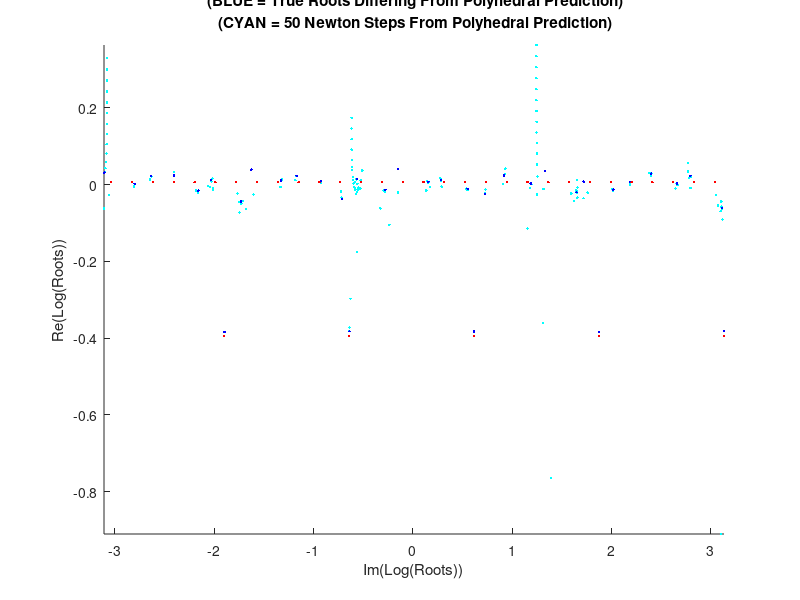
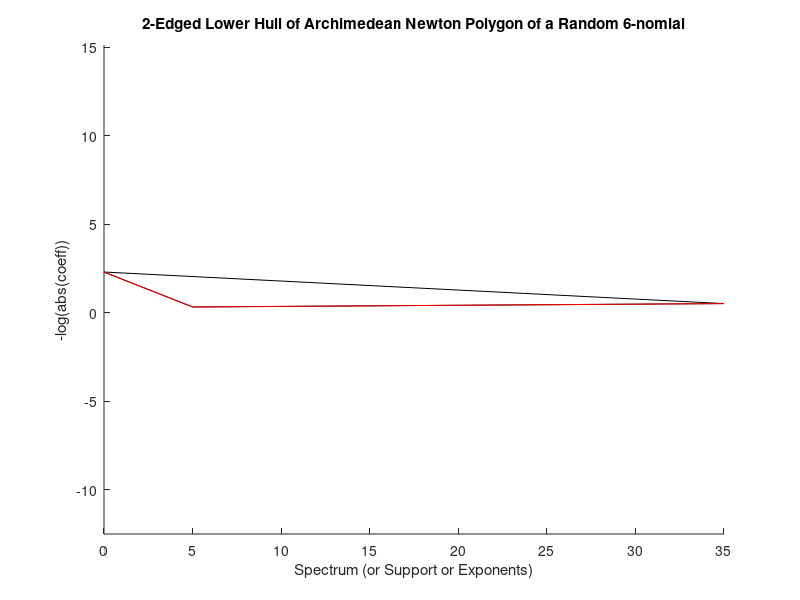

The MATLAB source for these figures, in order:
% univariate experiment for ARCHIMEDEAN amoeba thm! (april 24, 2004, 0:06)
%
% the numbers output spit out closely 
% predict the norms and phases! now the question is the deviation 
% from the predictions...
%
% july 22, 2004: the quality of the prediction appears to depend on 
%                (a) the ``conditioning'' of ArchNewt (are the 
%                    vertex angles nastily close to pi?) and 
%                (b) whether the maximal number of vertices 
%                    possible for the lower hull all appear
%
% NOTE: this program randomly picks coefficients, 
%       then sees how Newton iteration behaves, starting from 
%       the polyhedral predictions... 

% these are the exponents, written in descending order...
exps=[35,22,18,10,5,0];
% exps=[6 5 4 3 2 1 0];
% m = # of monomial terms = size of the above array... 
m=size(exps,2);
% d = degree (generically) of our random m-nomial = largest elemement of
%     the array exps
d=max(exps);
% these are the weights for the random gaussians used for the coefficients
% vars=[binom(exps(1),exps(:))]; 
vars=ones(1,m);
% how many random m-tuples of phases will we pick? 
% = # of iterations of newton...
num=50; 
% how many examples do you want?
exa=10;
% how well-conditioned do you demand the lower hull to be? 
% tol := # of edges * minimum difference between successive inner normals...
% (larger means better conditioned => closer match between guess and true) 
% tol=.3*pi;  
tol=.2*pi;  
% must insert blanks into array of coefficients so that
% matlab knows what to do with the missing monomial terms...
blanks=(exps(1:(m-1))-exps(2:m))-1;

tot=1;
% now generate random polynomials by randomly varying the 
% amplitudes of the coefficients...
while tot<=exa 

 % define the random coefficients...
 cuffs=(rand(1,m)+sqrt(-1)*rand(1,m))*diag([sqrt(vars(:))])';
 x=exps(:); y=-log(abs(cuffs))';
 % then get the Archimedean Newton polygon and its lower hull...
 k=convhull(x,y); mm=size(k,1);
 % isolate index of leftmost point
 [blah,indmin]=min(x(k(:)));
 % then rotate/reindex...
 lowerind=k(1+mod(indmin+[-1:(mm-3)],mm-1))';

% % don't bother plotting unless the lower hull is ``full''... 
% if (mm-1)==m 
 % why not allow any number of lower edges... 
 if 1==1

  % predict ord(roots):=log(roots)... 
  % (or is ord really defined as -log? check!) 
  ord=zeros(1,mm-2);
  for j=1:(mm-2)
   ord(j)=(y(lowerind(j+1))-y(lowerind(j)))/(x(lowerind(j+1))-x(lowerind(j)));
  end; 
 
  % ...and skip if lower hull is ``ill-conditioning''... 
  minangle=min([atan(ord([2:(mm-2)]))-atan(ord([1:(mm-3)]))]); 
  if minangle>tol/(mm-2)    

   figure(1);
   hold off;
   subplot(1,1,1);
   newplot;
   hold on;
                                                                                
   figure(2);
   hold off;
   subplot(1,1,1);
   newplot;
   hold on;
                                                                                
   % count of plotted polynomial roots goes up...
   tot=tot+1;
   % plot archimedean newton polygon and its lower hull...
   figure(2);
   plot(x(k(:)),y(k(:)),'k'); plot(x(lowerind(:)),y(lowerind(:)),'r');
   % for archnewts plot, size the axes, label them, and put on supertitle... 
   axis tight; axis equal;
   xlabel('Spectrum (or Support or Exponents)'); ylabel('-log(abs(coeff))');
   title(sprintf('%d-Edged Lower Hull of Archimedean Newton Polygon of a Random %d-nomial',mm-2,m));
  
   % define the lower inner normals in the form (ord,1),
   % then use ord as a guess for the absolute values of the roots...
   % then use the length of the edges, and adjacent coefficient ratios,
   % to make guesses (phi) for the phases of the roots...
   phi=zeros(2,mm-2); x0=[];
   for j=1:(mm-2)
    phi(2,j)=x(lowerind(j+1))-x(lowerind(j)); 
    phi(1,j)=angle(-cuffs(lowerind(j+1))/cuffs(lowerind(j)))/phi(2,j); 
    for l=0:(phi(2,j)-1)
     x0=[x0;exp(-sqrt(-1)*(phi(1,j)+l*2*pi/phi(2,j))+ord(j))]; 
    end;
   end; 

   % insert the missing 0 coefficients successively...
   coeffs=[cuffs(1)];
   for j=1:(m-1)
    coeffs=[coeffs,zeros(1,blanks(j)),cuffs(j+1)];
   end;
   z=sqrt(-1)*log(roots(coeffs));

   % now try to do a little newton iteration, employing 
   % horner's rule along the way...
   xi=x0; figure(1); 
   for j=1:num 
    fxi=coeffs(1)*ones(d,1);
    fpxi=d*coeffs(1)*ones(d,1);
    for k=1:(d-1)
     fxi=(xi.*fxi)+coeffs(k+1)*ones(d,1);
     fpxi=(xi.*fpxi)+(d-k)*coeffs(k+1)*ones(d,1);
    end;
    fxi=(xi.*fxi)+coeffs(d+1)*ones(d,1);
    % update our root guesses by one iteration of newton,
    % and plot the jth GUESSES in cyan in figure 1...
    xi=xi-(fxi./fpxi); plot(sqrt(-1)*log(xi),'c.');
   end; 
 
   % plot the roots (according to matlab) of our m-nomial...
   plot(mod(pi+real(z),2*pi)-pi,imag(z),'b.'); 
   % now let's try to correctly plot the polyhedral predictions...
   for j=1:(mm-2)
    if phi(1,j)>=0
     for l=0:(phi(2,j)-1)
      plot(mod(pi+phi(1,j)+l*2*pi/phi(2,j),2*pi)-pi,ord(j),'r.');
     end;
    else
     for l=0:(phi(2,j)-1)
      plot(mod(3*pi+phi(1,j)+l*2*pi/phi(2,j),2*pi)-pi,ord(j),'r.');
     end;
    end;
   end; 
    
   % final prettying up of the roots plot... 
   axis tight; title(sprintf('Roots of a Random %d-nomial with %d-Edged Lower Hull\n (BLUE = True Roots Differing From Polyhedral Prediction)\n (CYAN = %d Newton Steps From Polyhedral Prediction)',m,mm-2,num));
   % label the axes
   xlabel('Im(Log(Roots))'); ylabel('Re(Log(Roots))');
   if tot<=exa 
    pause;  
   end;
  end; % if minangle...
 end; % if mm-1==m...
end; % for i...
